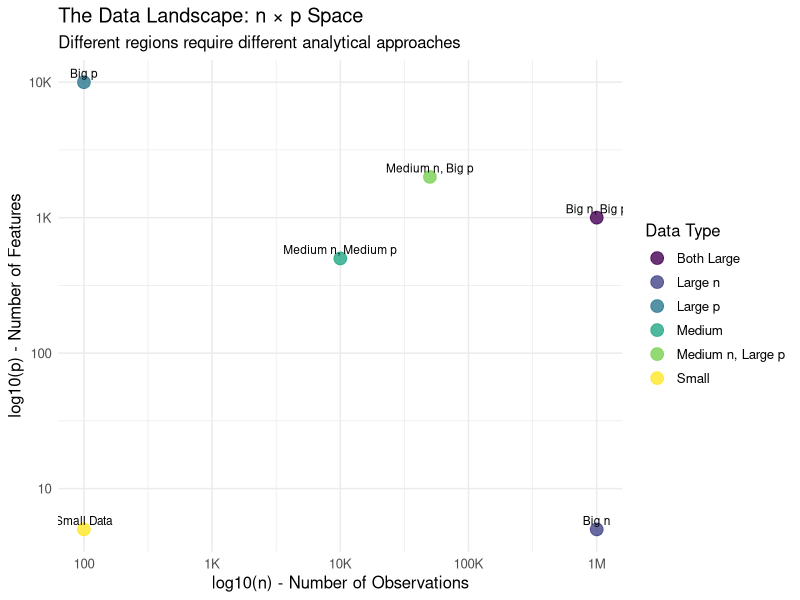
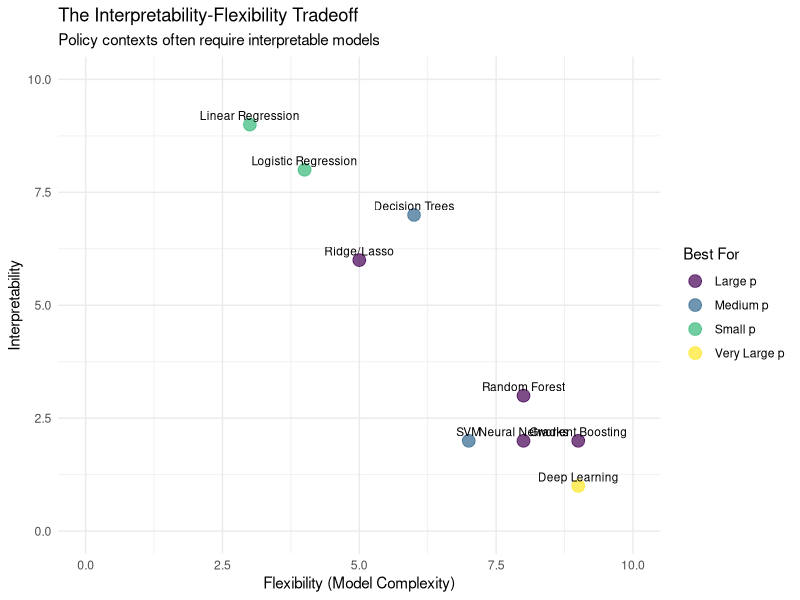

These charts were generated, in order, by the following R code:
## ---- chunk 1
knitr::opts_chunk$set(echo = TRUE, fig.width = 8, fig.height = 6)
library(tidyverse)
library(scales)
library(patchwork)
## ---- chunk 2
#| echo: false
#| fig-width: 10
#| fig-height: 6

# Create a visualization of the n x p space
data_types <- tibble(
  n = c(100, 1000000, 100, 1000000, 10000, 50000),
  p = c(5, 5, 10000, 1000, 500, 2000),
  type = c("Small Data", "Big n", "Big p", "Big n, Big p", "Medium n, Medium p", "Medium n, Big p"),
  color = c("Small", "Large n", "Large p", "Both Large", "Medium", "Medium n, Large p")
)

ggplot(data_types, aes(x = log10(n), y = log10(p))) +
  geom_point(aes(color = color), size = 4, alpha = 0.8) +
  geom_text(aes(label = type), vjust = -0.5, size = 3) +
  scale_x_continuous(name = "log10(n) - Number of Observations", 
                     breaks = c(2, 3, 4, 5, 6), 
                     labels = c("100", "1K", "10K", "100K", "1M")) +
  scale_y_continuous(name = "log10(p) - Number of Features",
                     breaks = c(0, 1, 2, 3, 4),
                     labels = c("1", "10", "100", "1K", "10K")) +
  scale_color_viridis_d(name = "Data Type") +
  labs(title = "The Data Landscape: n × p Space",
       subtitle = "Different regions require different analytical approaches") +
  theme_minimal() +
  theme(legend.position = "right",
        text = element_text(size = 12))
## ---- chunk 3
# Simulate the multiple testing problem
set.seed(123)
n_tests <- 1000
n_obs <- 100

# Generate completely random data (no true associations)
p_values <- replicate(n_tests, {
  x <- rnorm(n_obs)  # Random predictor
  y <- rnorm(n_obs)  # Random outcome
  t.test(y ~ (x > median(x)))$p.value
})

# Count "significant" results
significant_05 <- sum(p_values < 0.05)
significant_01 <- sum(p_values < 0.01)

cat("Out of", n_tests, "completely random tests:\n")
cat("- Significant at p < 0.05:", significant_05, "(expected ~50)\n")
cat("- Significant at p < 0.01:", significant_01, "(expected ~10)\n")
## ---- chunk 4
# Demonstrate memory scaling
data_sizes <- tibble(
  n = c(1000, 10000, 100000, 1000000),
  p = c(10, 100, 1000, 10000),
  memory_gb = (n * p * 8) / (1024^3),  # 8 bytes per double
  matrix_ops = (p^3) / 1e9  # Billions of operations for matrix inversion
)

knitr::kable(data_sizes, 
             col.names = c("Observations", "Features", "Memory (GB)", "Matrix Ops (Billions)"),
             digits = c(0, 0, 3, 1),
             caption = "Memory and Computational Requirements")
## ---- chunk 5
#| echo: false
#| fig-width: 10
#| fig-height: 6

# Create interpretability vs flexibility plot
methods <- tibble(
  method = c("Linear Regression", "Logistic Regression", "Ridge/Lasso", 
            "Decision Trees", "Random Forest", "Gradient Boosting", "SVM", "Neural Networks", "Deep Learning"),
  interpretability = c(9, 8, 6, 7, 3, 2, 2, 2, 1),
  flexibility = c(3, 4, 5, 6, 8, 9, 7, 8, 9),
  best_for = c("Small p", "Small p", "Large p", "Medium p", "Large p", "Large p", "Medium p", "Large p", "Very Large p")
)

ggplot(methods, aes(x = flexibility, y = interpretability)) +
  geom_point(aes(color = best_for), size = 4, alpha = 0.7) +
  geom_text(aes(label = method), vjust = -0.5, size = 3) +
  scale_x_continuous(name = "Flexibility (Model Complexity)", limits = c(0, 10)) +
  scale_y_continuous(name = "Interpretability", limits = c(0, 10)) +
  scale_color_viridis_d(name = "Best For") +
  labs(title = "The Interpretability-Flexibility Tradeoff",
       subtitle = "Policy contexts often require interpretable models") +
  theme_minimal() +
  theme(legend.position = "right")
